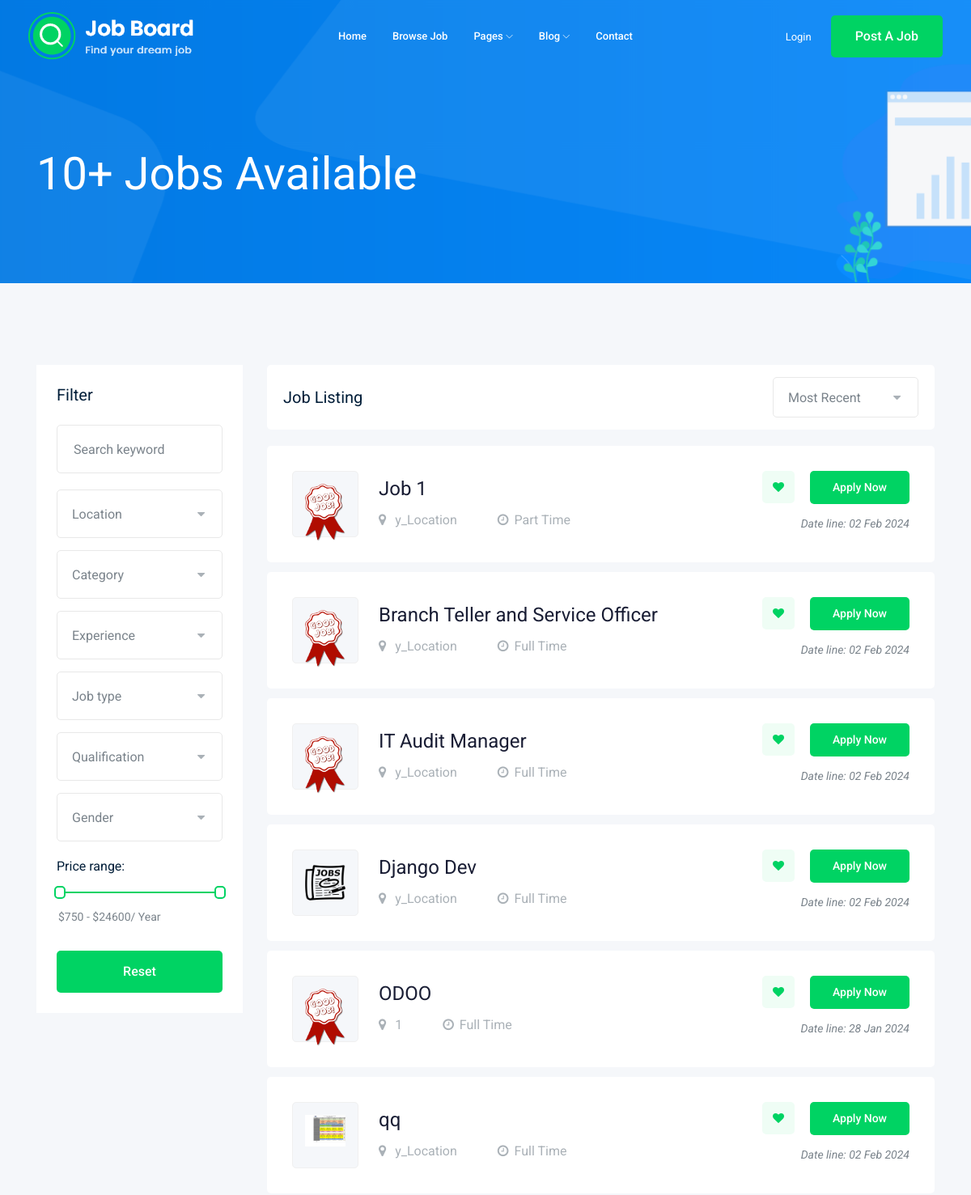
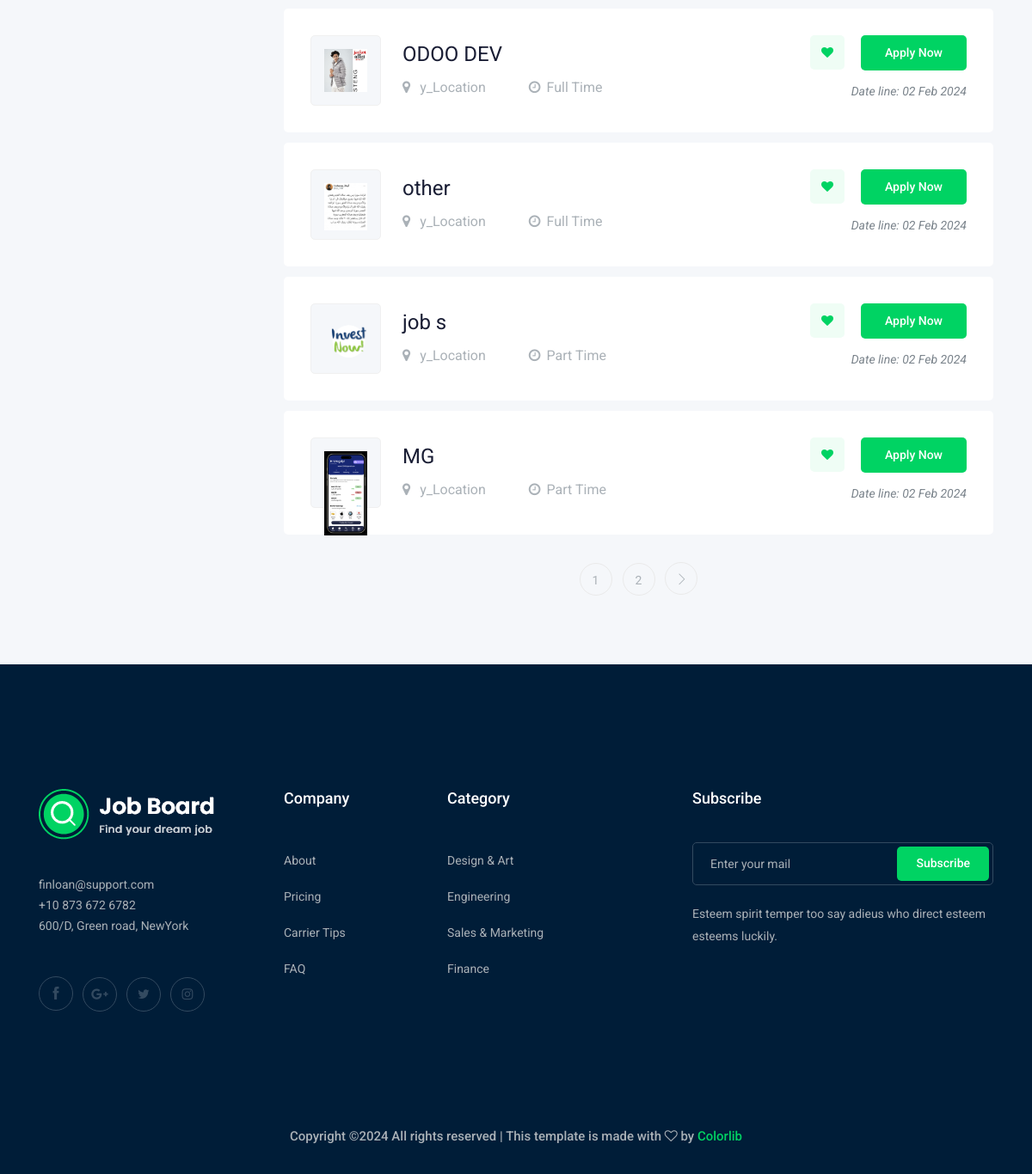
Screenshot of /jobs/ with the database file from the repository (2 pictures, top to bottom).
### job/models.py (models this page shows, shortened)
class Jobs(models.Model):
    owner = models.ForeignKey(User, verbose_name=("Job_Owner"), on_delete=models.CASCADE)
    title = models.CharField(max_length=60, default=None)
    image = models.ImageField(upload_to=upload_image) # TODO: Use Function (upload_image)
    location = models.CharField(max_length=255, help_text="Enter the location text")
    job_type = models.CharField(max_length=15, choices=JOB_TYPE)
    description = models.TextField(max_length= 1200,default=None)
    published_at = models.DateTimeField(auto_now=True) # published at a job
    Vacancy = models.IntegerField(default=1) # Number of employees required
    salary = models.IntegerField()
    experience = models.IntegerField(default=1) #experience years
    category = models.ForeignKey(categories, on_delete= models.CASCADE)
    slug = models.SlugField(blank=True, null = True)
    class Meta:
        verbose_name_plural = ('Jobs')

### job/views.py (the view)
# urls.py: path('', views.jobs_list,name='jobs_list'),
def jobs_list(request):
    jobs_list = Jobs.objects.all()
    paginator = Paginator(jobs_list,10)
    page_number = request.GET.get("page")
    page_obj = paginator.get_page(page_number)
    context = {"jobs": page_obj}
    return render(request,'job/jobs_list.html', context)

### job/templates/job/jobs_list.html (shortened to what this page needs)
{% extends "base.html" %}
{% load static %}
{% block content %}
    <div class="bradcam_area bradcam_bg_1">
        <div class="container">
            <div class="row">
                <div class="col-xl-12">
                    <div class="bradcam_text">
                        <h3>{{jobs|length}}+ Jobs Available</h3>
                    </div>
                </div>
            </div>
        </div>
    </div>
    <div class="job_listing_area plus_padding">
        <div class="container">
            <div class="row">
                <div class="col-lg-3">
                    <div class="job_filter white-bg">
                        <div class="form_inner white-bg">
                            <h3>Filter</h3>
                            <form action="#">
                                <div class="row">
                                    <div class="col-lg-12">
                                        <div class="single_field">
                                            <input type="text" placeholder="Search keyword">
                                        </div>
                                    </div>
                                    <div class="col-lg-12">
                                    </div>
                                    <div class="col-lg-12">
                                    </div>
                                    <div class="col-lg-12">
                                    </div>
                                    <div class="col-lg-12">
                                    </div>
                                    <div class="col-lg-12">
                                    </div>
                                    <div class="col-lg-12">
                                    </div>
                                </div>
                            </form>
                        </div>
                        <div class="range_wrap">
                            <label for="amount">Price range:</label>
                            <div id="slider-range"></div>
                            <p>
                                <input type="text" id="amount" readonly style="border:0; color:#7A838B; font-size: 14px; font-weight:400;">
                            </p>
                        </div>
                        <div class="reset_btn">
                            <button  class="boxed-btn3 w-100" type="submit">Reset</button>
                        </div>
                    </div>
                </div>
                <div class="col-lg-9">
                    <div class="recent_joblist_wrap">
                        <div class="recent_joblist white-bg ">
                            <div class="row align-items-center">
                                <div class="col-md-6">
                                    <h4>Job Listing</h4>
                                </div>
                                <div class="col-md-6">
                                    <div class="serch_cat d-flex justify-content-end">
                                    </div>
                                </div>
                            </div>
                        </div>
                    </div>
                    <div class="job_lists m-0">
                        <div class="row">
                            {% for job in jobs %}
                                <div class="col-lg-12 col-md-12">
                                    <div class="single_jobs white-bg d-flex justify-content-between">
                                        <div class="jobs_left d-flex align-items-center">
                                            <div class="thumb">
                                                <img style="max-width: 100%;" src="{{job.image.url}}" alt="img">
                                            </div>
                                            <div class="jobs_conetent">
                                                <a href="{% url "jobs:job_detail" job.slug %}"><h4>{{job.title}}</h4></a>
                                                <div class="links_locat d-flex align-items-center">
                                                    <div class="location">
                                                        <p> <i class="fa fa-map-marker"></i> {{job.location}}</p>
                                                    </div>
                                                    <div class="location">
                                                        <p> <i class="fa fa-clock-o"></i>{{job.job_type}}</p>
                                                    </div>
                                                </div>
                                            </div>
                                        </div>
                                        <div class="jobs_right">
                                            <div class="apply_now">
                                                <a class="heart_mark" href="#"> <i class="fa fa-heart"></i> </a>
                                                <a href="{% url "jobs:job_detail" job.slug %}" class="boxed-btn3">Apply Now</a>
                                            </div>
                                            <div class="date">
                                                <p>Date line: {{job.published_at|date:"d M o"}}</p>
                                            </div>
                                        </div>
                                    </div>
                                </div>
                            {% endfor %}
                        </div>
                    {% if jobs.has_other_pages %}
                        <div class="row">
                            <div class="col-lg-12">
                                <div class="pagination_wrap">
                                    <ul>
                                        {% for I_page in jobs.paginator.page_range %}
                                        <li><a href="?page={{I_page}}"><span>{{I_page}}</span></a></li>
                                        {% endfor %}
                                        {% if jobs.has_next %}
                                            <li><a href="?page={{jobs.next_page_number}}"> <i class="ti-angle-right"></i> </a></li>
                                        {% endif %}
                                    </ul>
                                </div>
                            </div>
                        </div>
                    {% endif %}
                    </div>
                </div>
            </div>
        </div>
    </div>
{% endblock content %}

### rows the page displays
Jobs: image (picture), title "Job 1", location "y_Location", job_type "Part Time", published_at "02 Feb 2024"
Jobs: image (picture), title "Branch Teller and Service Officer", location "y_Location", job_type "Full Time", published_at "02 Feb 2024"
Jobs: image (picture), title "IT Audit Manager", location "y_Location", job_type "Full Time", published_at "02 Feb 2024"
Jobs: image (picture), title "Django Dev", location "y_Location", job_type "Full Time", published_at "02 Feb 2024"
Jobs: image (placeholder picture), title "ODOO", location "1", job_type "Full Time", published_at "28 Jan 2024"
Jobs: image (placeholder picture), title "qq", location "y_Location", job_type "Full Time", published_at "02 Feb 2024"
Jobs: image (picture), title "ODOO DEV", location "y_Location", job_type "Full Time", published_at "02 Feb 2024"
Jobs: image (picture), title "other", location "y_Location", job_type "Full Time", published_at "02 Feb 2024"
Jobs: image (picture), title "job s", location "y_Location", job_type "Part Time", published_at "02 Feb 2024"
Jobs: image (picture), title "MG", location "y_Location", job_type "Part Time", published_at "02 Feb 2024"

### other values shown
{{ jobs|length }} "10"
{{ I_page }} "1" "2"
